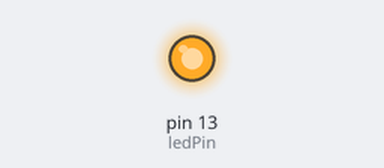
Simulated run of this sketch. Board: Arduino Uno, built with avr-gcc and run on an emulated ATmega328P. On the bench: output pins drawn as LEDs (lit = HIGH).

Above: at 0.1 s.
At 36.1 s:
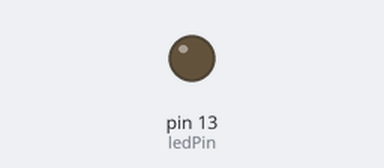
Timing chart, 0 to 40.0 s (numbered marks = the images above):
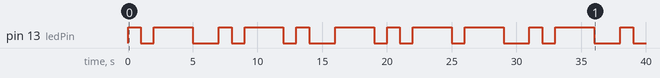

The sketch:

blink_aryaveer.ino
```cpp
int ledPin = 13; // The built-in LED on most Arduino boards
int dotDelay = 1000; // Duration of a dot (milliseconds)

void setup() {
  pinMode(ledPin, OUTPUT); // Initialize the digital pin as an output
}

void loop() {
  String message = "ARYAVEER";
  morseBlink(message);
  delay(3000);
}

void morseBlink(String message) {
  for (int i = 0; i < message.length(); i++) {
    char c = message.charAt(i);
    switch (c) {
      case 'A':
        blinkDot();
        blinkDash();
        break;
      case 'R':
        blinkDot();
        blinkDash();
        blinkDot();
        break;
      case 'Y':
        blinkDash();
        blinkDot();
        blinkDash();
        blinkDash();
        break;
      case 'V':
        blinkDot();
        blinkDot();
        blinkDot();
        blinkDash();
        break;
      case 'E':
        blinkDot();
        break;
      case ' ':
        delay(dotDelay * 3); // Space between words
        break;
    }
    delay(dotDelay); // Space between characters within a word
  }
}

void blinkDot() {
  digitalWrite(LED_BUILTIN, HIGH); // Turn on LED
  delay(dotDelay); // Dot duration
  digitalWrite(ledPin, LOW); // Turn off LED
  delay(dotDelay); // Space between dots and dashes
}

void blinkDash() {
  digitalWrite(LED_BUILTIN, HIGH); // Turn on LED
  delay(dotDelay * 3); // Dash duration (3 times the dot duration)
  digitalWrite(LED_BUILTIN, LOW); // Turn off LED
  delay(dotDelay); // Space between dots and dashes
}
```

Measured:
- by itself, pin 13 (ledPin): LOW → HIGH at 0.00 s, → LOW 1.0 s later, → HIGH 1.0 s later, → LOW 3.0 s later, … (24 changes in this stretch)
